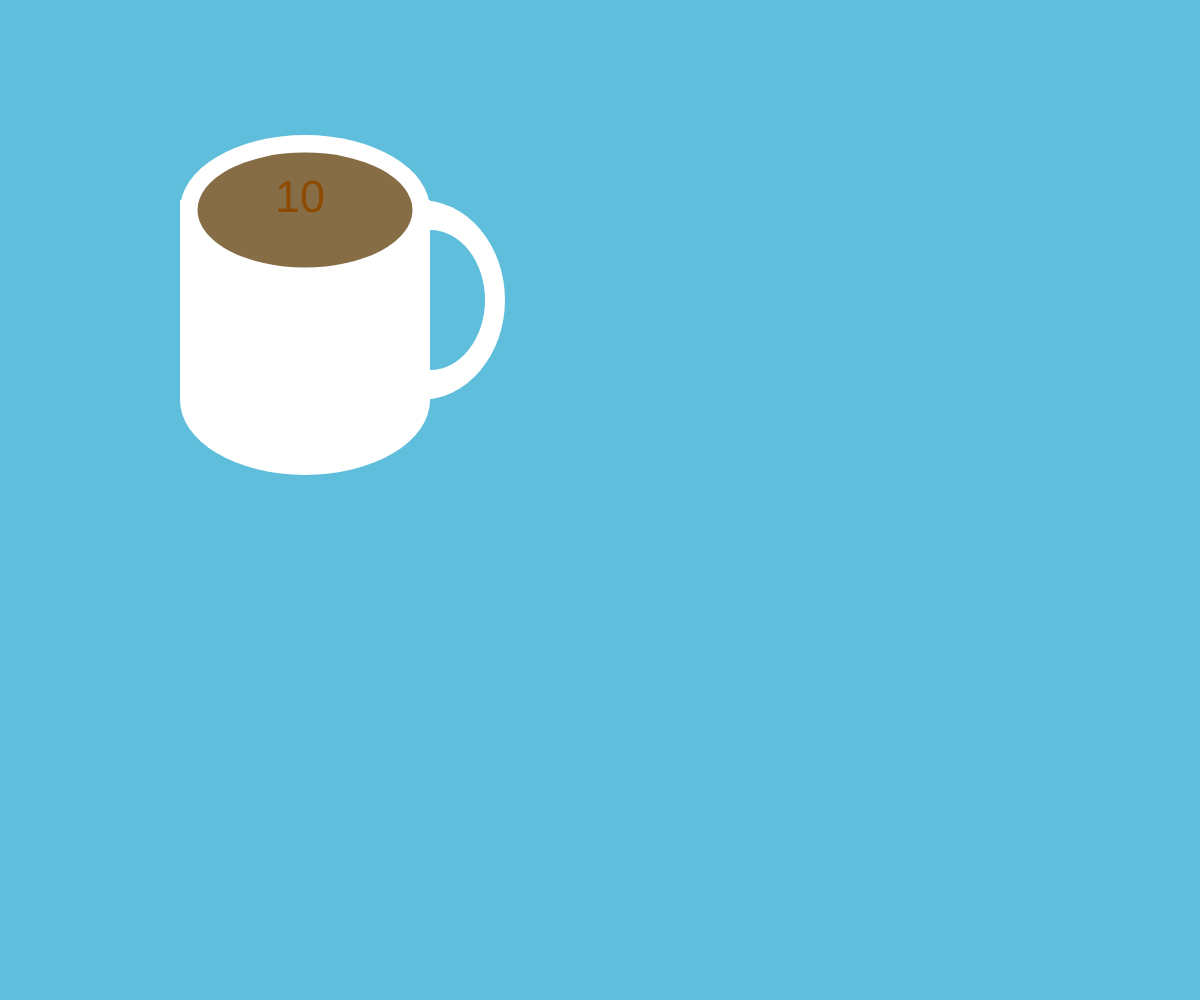
Frame 1 (no input)
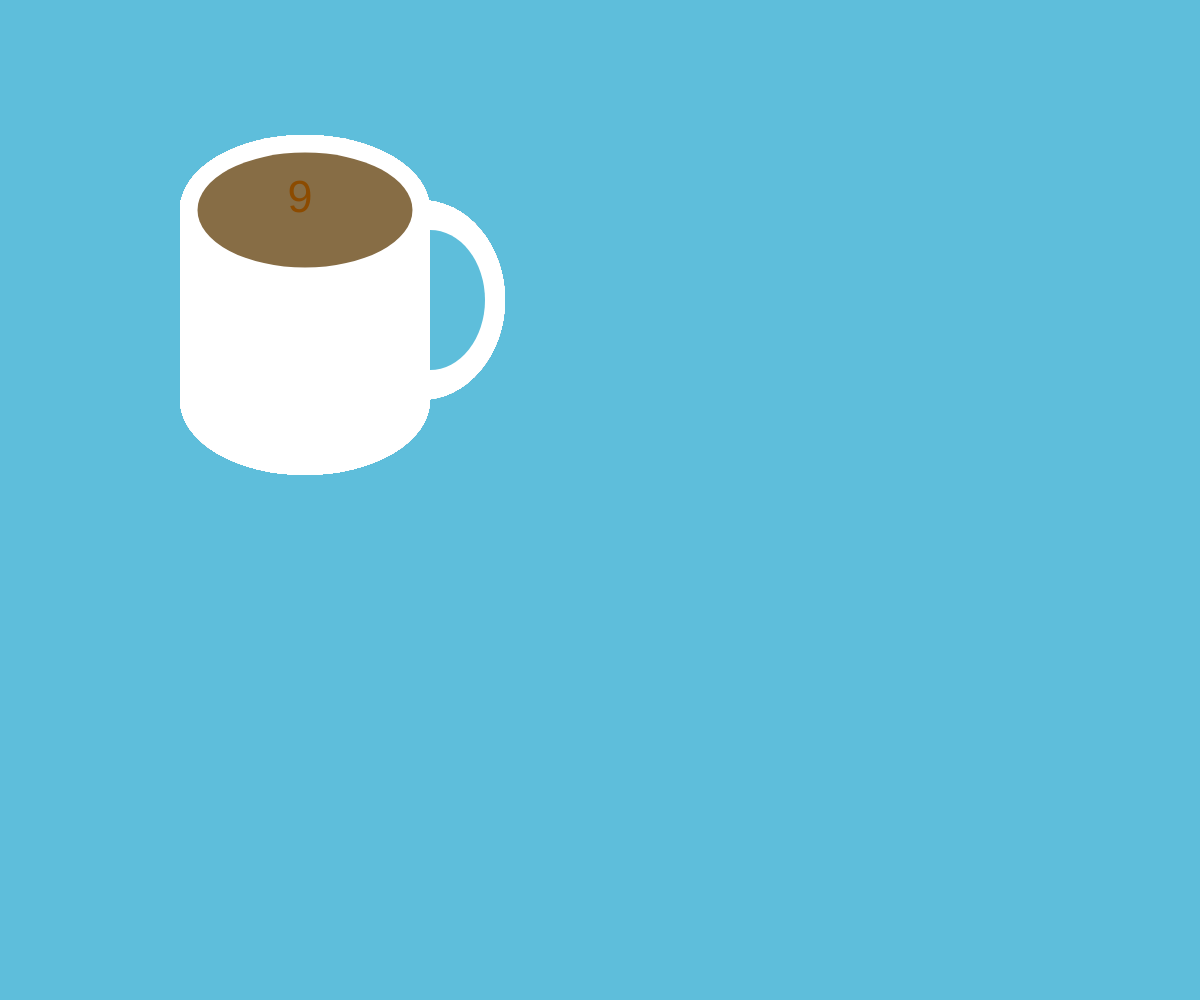
Frame 60 (no input)
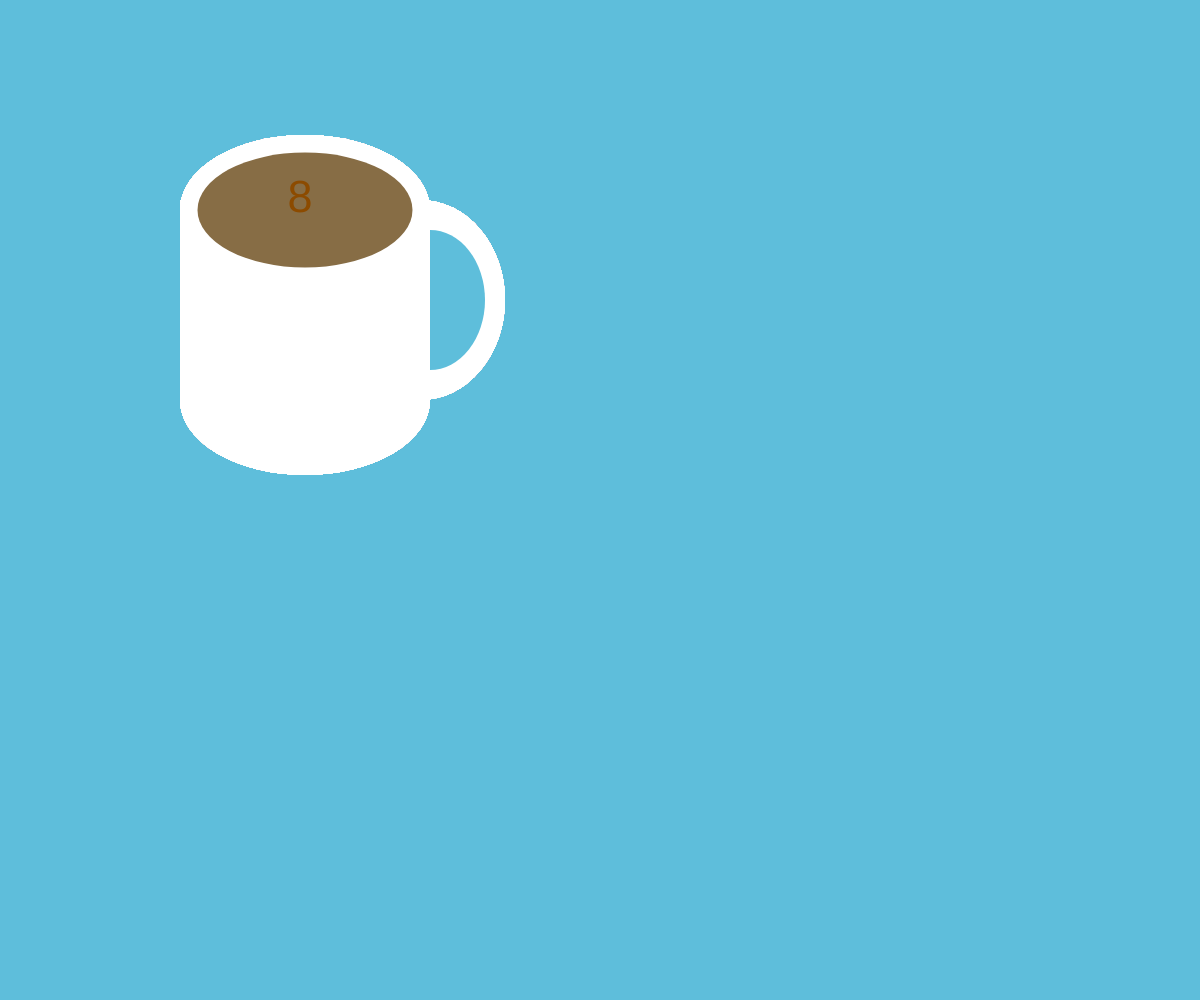
Frame 120 (the mouse pressed at the canvas centre since frame 60)

The p5.js sketch that drew these frames (run headless with seeded random() and noise() and a simulated clock; from frame 60 on, the mouse is pressed at the canvas centre):

// p5.js sketch
// ── sketch.js
let b;
let g;
let skyColor;
let seconds=10; // cups of coffee for one day
let time=0;


let cup = []; //array of walls

function setup() {
  b = color(94,190,219);
  g = color(100,100,100);
  skyColor = b;
  
  createCanvas(windowWidth, windowHeight);
  background(skyColor);
}

// function to update background and skyColor variable
// requires (r,g,b) variable as argument
function updateSky(col) {
  skyColor = col;
  background(skyColor);
}

function draw() {
  noStroke();

  // Coffee Cup Body
  fill(255);
  cup[0] = rect(180,200,250,200);
  cup[1] = arc(305,400,250,150,4*PI/2,2*PI/2);
  
  // Handle
  cup[2] = ellipse(420,300,170,200);
  
  //Top of cup
  cup[3] = arc(305,210,250,150, 2*PI/2,4*PI/2);
  
  //Coffee
  fill(135, 109, 69);
  cup[4] =  ellipse(305,210,215,115);
  
  // Inside of handle
  fill(skyColor);
  cup[5] = arc(430,300,110,140,3*PI/2,PI/2);
  
  // on every 60th frame, aka every second
  if (frameCount % 60 == 0 && seconds > -1) { 
    seconds --;
    if (seconds == 5) {
      updateSky(g);
    }
    if (seconds == -1) {
      seconds = 10;
      updateSky(b);
    }
  }
  
  
   /* for all the cup objects i can assign the 
  same commands */
  for (let i = 0; i< cup.length; i++) { 
    //how do i scale the cup to be smaller?
  }
    
    
  //time text
  fill(140, 75, 0);
  textSize(45);
  textAlign(CENTER, CENTER);
  text(seconds, 300, 200);  
}
// ── style.css
:root {
  --primary: #daa588;
  --secondary: #F3C98B;
  --tertiary: #b8a195;

}

html, body {
    margin: 0;
    padding: 0;
    font-family:'Trebuchet MS', 'Lucida Sans Unicode', 'Lucida Grande', 'Lucida Sans', Arial, sans-serif;
  }
  canvas {
    position: fixed;
    left: 0;
    top: 0;
    z-index: -1;
}
  
  .centered {
    margin: 10px auto;
    max-width: 60%;
    background-color: var(--primary);
    padding: 10px;
  }

  .title {
    padding: 10px;
    text-align: center;
    background-color: var(--tertiary);
  }

  .content {
    padding: 10px;
    background-color: var(--tertiary);
  }

  .navbar {
    width: 100%;
    background-color: var(--secondary);
    text-align: center;
    padding: 15px;
  }

  a {
    &:visited {
      color:black;
    }

    &:hover {
      color:white;
    }
  }

  .navbar > a {
    margin: 0 20px;
  }
